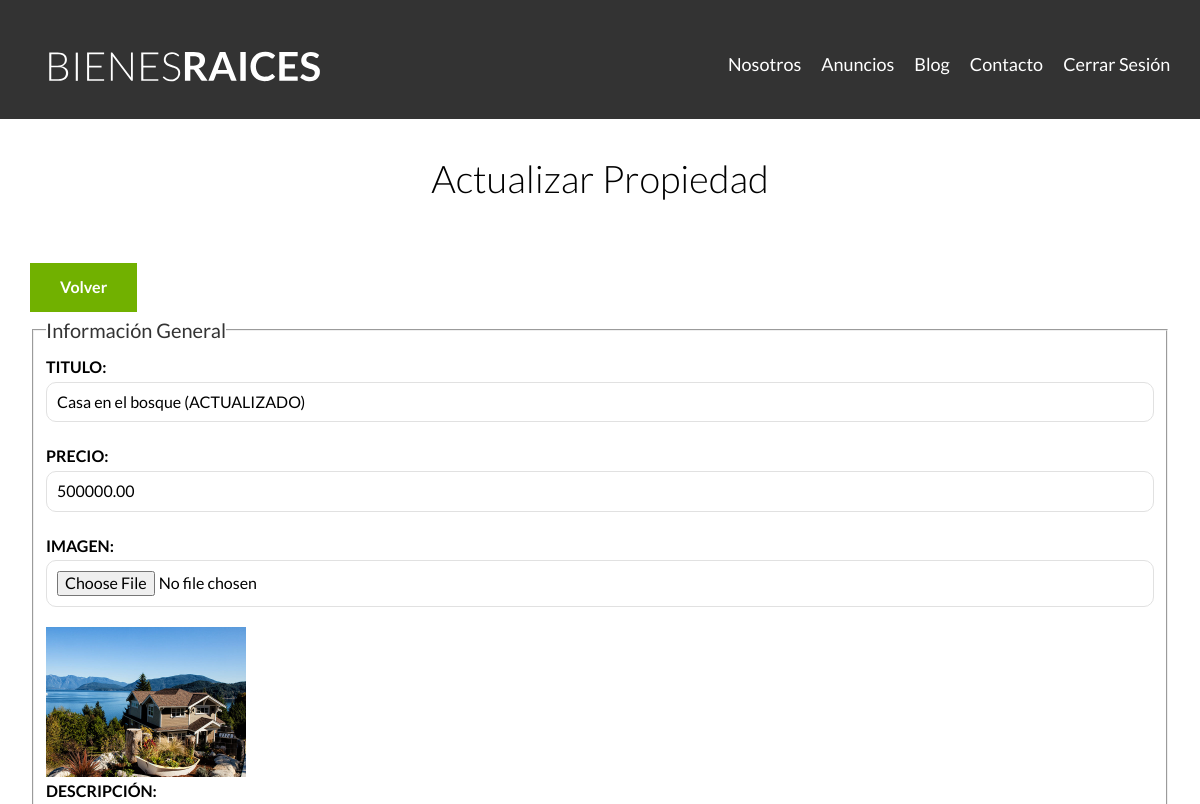
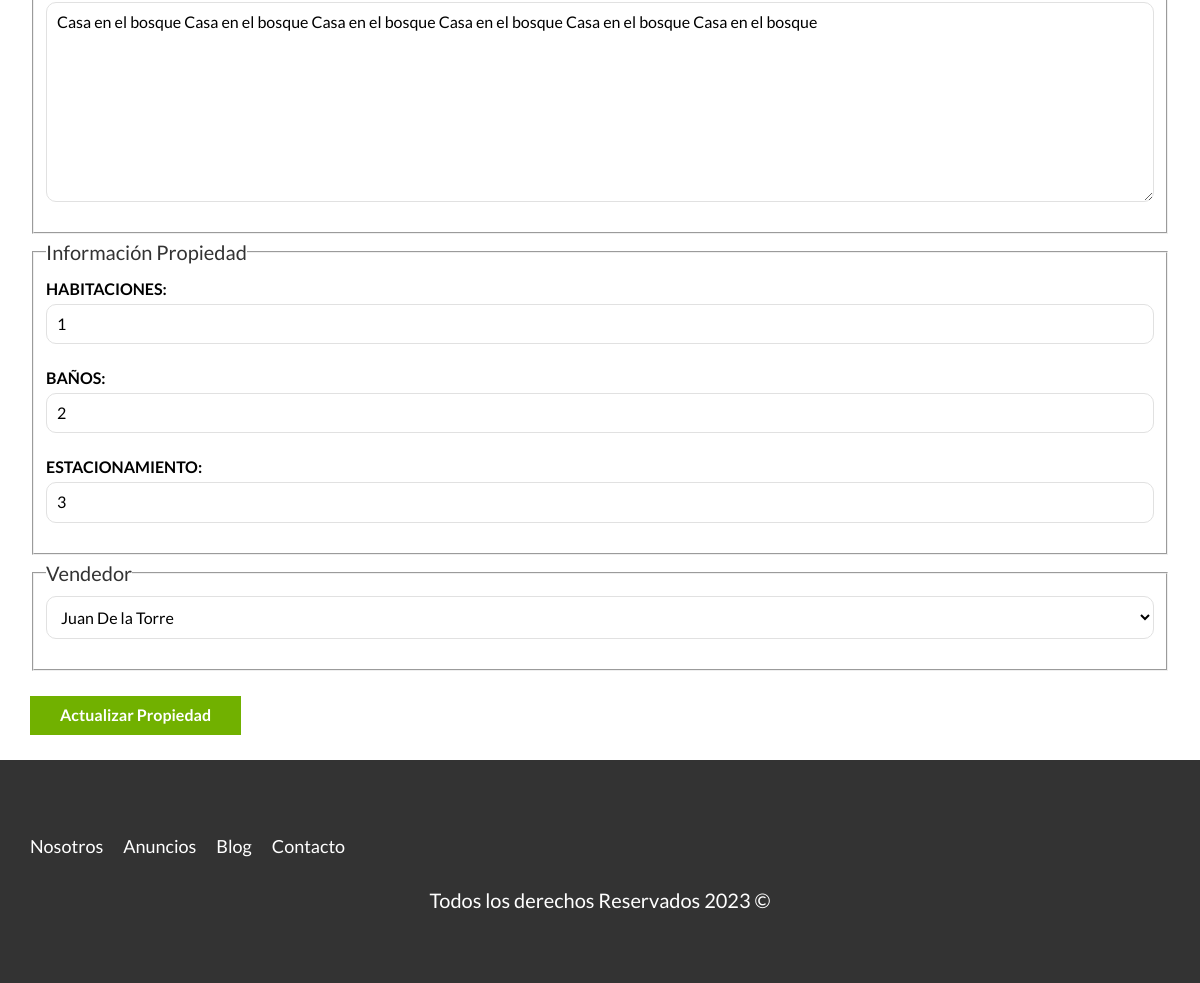
Screenshot of /admin/propiedades/actualizar.php?id=11 (signed in) with the database file from the repository (2 pictures, top to bottom).
### tables this page shows
CREATE TABLE `propiedades` (
  `id` int NOT NULL AUTO_INCREMENT,
  `titulo` varchar(45) DEFAULT NULL,
  `precio` decimal(10,2) DEFAULT NULL,
  `imagen` varchar(200) DEFAULT NULL,
  `descripcion` longtext,
  `habitaciones` int DEFAULT NULL,
  `wc` int DEFAULT NULL,
  `estacionamiento` int DEFAULT NULL,
  `creado` date DEFAULT NULL,
  `vendedorId` int NOT NULL,
  PRIMARY KEY (`id`),
  KEY `fk_propiedades_vendedores_idx` (`vendedorId`),
  CONSTRAINT `fk_propiedades_vendedores` FOREIGN KEY (`vendedorId`) REFERENCES `vendedores` (`id`)
);

CREATE TABLE `vendedores` (
  `id` int NOT NULL AUTO_INCREMENT,
  `nombre` varchar(45) DEFAULT NULL,
  `apellido` varchar(45) DEFAULT NULL,
  `telefono` varchar(10) DEFAULT NULL,
  PRIMARY KEY (`id`)
);

### admin/propiedades/actualizar.php (the view, shortened to what this page needs)
<?php
    $id = $_GET['id'];
    $id = filter_var($id, FILTER_VALIDATE_INT);
    $db = conectarDB();
    $consulta = "SELECT * FROM propiedades WHERE id = {$id}";
    $resultado = mysqli_query($db, $consulta);
    $propiedad = mysqli_fetch_assoc($resultado);
    $consulta = "SELECT * FROM vendedores";
    $resultado = mysqli_query($db, $consulta);
    $titulo = $propiedad['titulo'];
    $precio = $propiedad['precio'];
    $descripcion = $propiedad['descripcion'];
    $habitaciones = $propiedad['habitaciones'];
    $wc = $propiedad['wc'];
    $estacionamiento = $propiedad['estacionamiento'];
    $vendedorId = $propiedad['vendedorId'];
    $imagenPropiedad = $propiedad['imagen'];
?>
    <main class="contenedor seccion">
        <h1>Actualizar Propiedad</h1>
        <a href="/admin" class="boton boton-verde">Volver</a>
        <form class="formulario" method="POST" enctype="multipart/form-data">
            <fieldset>
                <legend>Información General</legend>
                <label for="titulo">Titulo:</label>
                <input type="text" id="titulo" name="titulo" placeholder="Titulo Propiedad" value="<?php echo $titulo; ?>">
                <label for="precio">Precio:</label>
                <input type="number" id="precio" name="precio" placeholder="Precio Propiedad"  value="<?php echo $precio; ?>">
                <label for="imagen">Imagen:</label>
                <input type="file" id="imagen" accept="image/jpeg, image/png" name="imagen">
                <img src="/imagenes/<?php echo $imagenPropiedad; ?>" class="imagen-small">
                <label for="descripcion">Descripción:</label>
                <textarea id="descripcion" name="descripcion"><?php echo $descripcion; ?></textarea>
            </fieldset>
            <fieldset>
                <legend>Información Propiedad</legend>
                <label for="habitaciones">Habitaciones:</label>
                <input
                    type="number"
                    id="habitaciones"
                    name="habitaciones"
                    placeholder="Ej: 3"
                    min="1"
                    max="9"
                    value="<?php echo $habitaciones; ?>">
                <label for="wc">Baños:</label>
                <input type="number" id="wc" name="wc" placeholder="Ej: 3" min="1" max="9" value="<?php echo $wc; ?>">
                <label for="estacionamiento">Estacionamiento:</label>
                <input type="number" id="estacionamiento" name="estacionamiento" placeholder="Ej: 3" min="1" max="9" value="<?php echo $estacionamiento; ?>">
            </fieldset>
            <fieldset>
                <legend>Vendedor</legend>
                <select name="vendedor">
                    <?php while($vendedor = mysqli_fetch_assoc($resultado) ) : ?>
                        <option <?php echo $vendedorId === $vendedor['id'] ? 'selected' : ''; ?> value="<?php echo $vendedor['id']; ?>"> <?php echo $vendedor['nombre'] . " " . $vendedor['apellido']; ?> </option>
                    <?php endwhile; ?>
                </select>
            </fieldset>
            <input type="submit" value="Actualizar Propiedad" class="boton boton-verde">
        </form>
    </main>

### build/css/app.css (style rules this page uses)
html { -webkit-text-size-adjust:100%;line-height:1.15 }
body { margin:0 }
main { display:block }
h1 { font-size:2em;margin:.67em 0 }
a { background-color:transparent }
img { border-style:none }
button,input,optgroup,select,textarea { font-family:inherit;font-size:100%;line-height:1.15;margin:0 }
button,input { overflow:visible }
button,select { text-transform:none }
[type=button],[type=reset],[type=submit],button { -webkit-appearance:button }
fieldset { padding:.35em .75em .625em }
legend { box-sizing:border-box;color:inherit;display:table;max-width:100%;padding:0;white-space:normal }
textarea { overflow:auto }
html { box-sizing:border-box;font-size:62.5% }
*,:after,:before { box-sizing:inherit }
body { font-family:Lato,sans-serif;font-size:1.6rem;line-height:1.8 }
.contenedor { margin:0 auto;max-width:120rem;width:95% }
a { text-decoration:none }
img,picture { display:block;width:100% }
h1,h2,h3 { font-family:Lato,sans-serif;font-weight:300;margin:2.5rem 0;text-align:center }
h1 { font-size:3.8rem }
.seccion { margin-bottom:2.5rem;margin-top:2.5rem }
.boton-verde { background-color:#71b100;border:none;color:#fff;display:inline-block;font-weight:700;margin-top:2.5rem;padding:1rem 3rem;text-align:center;text-decoration:none }
.formulario legend { color:#333;font-size:2rem }
.formulario label { display:block;font-weight:700;text-transform:uppercase }
.formulario input:not([type=submit]),.formulario select,.formulario textarea { background-color:#fff;border:1px solid #e1e1e1;border-radius:1rem;display:block;margin-bottom:2rem;padding:1rem;width:100% }
.formulario textarea { height:20rem }
.imagen-small { width:20rem }

### rows the page displays
propiedades: titulo "Casa en el bosque (ACTUALIZADO)", precio "500000.00", imagen (picture), descripcion "Casa en el bosque Casa en el bosque Casa en el bosque Casa en el bosque Casa en el bosque Casa en el bosque", habitaciones "1", wc "2", estacionamiento "3", vendedor "Juan De la Torre"
